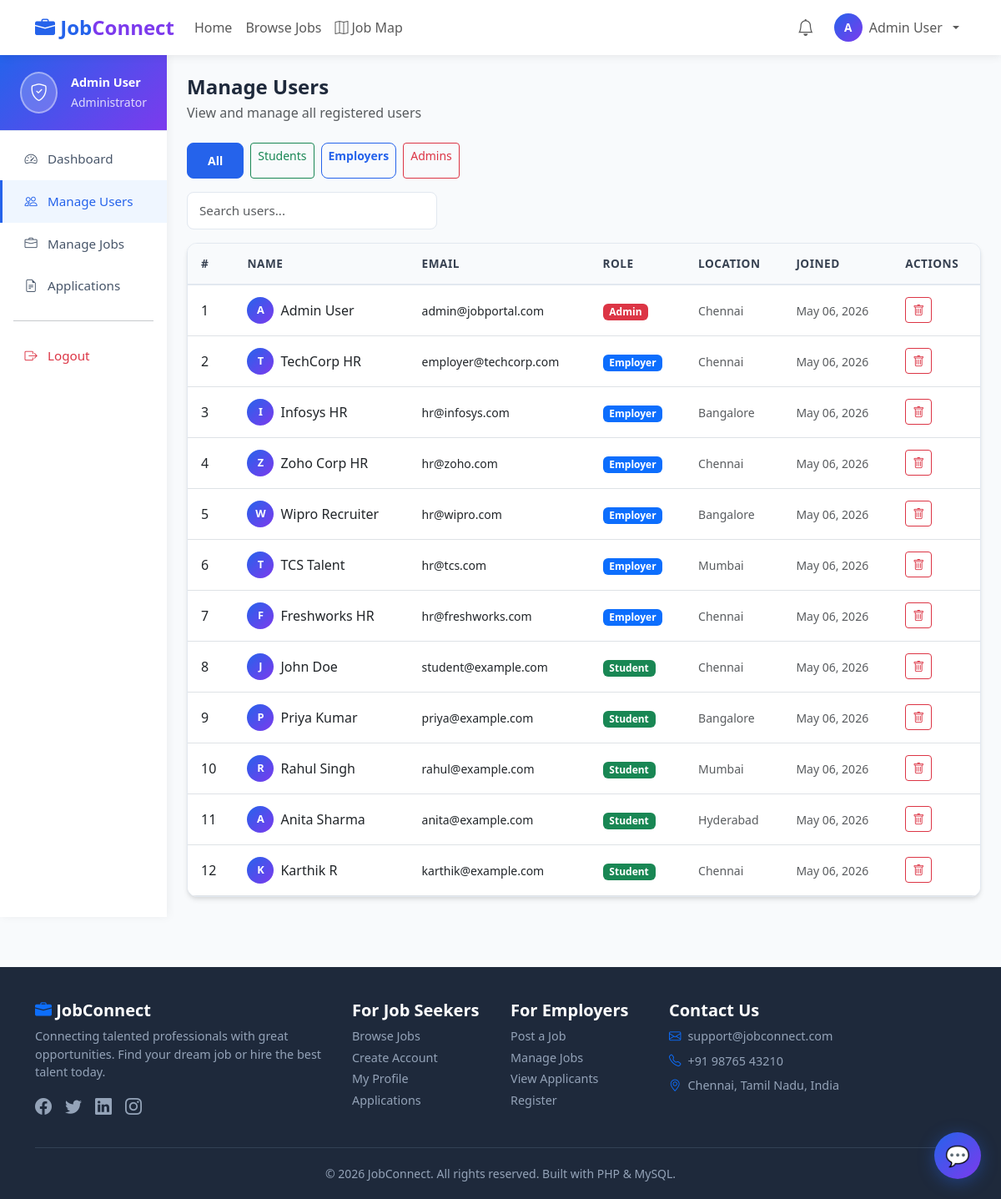
The page /admin/users.php (signed in) on the database its author committed.
### tables this page shows
CREATE TABLE users (
    id         INT AUTO_INCREMENT PRIMARY KEY,
    full_name  VARCHAR(100) NOT NULL,
    email      VARCHAR(100) NOT NULL UNIQUE,
    password   VARCHAR(255) NOT NULL,
    role       ENUM('student','employer','admin') NOT NULL DEFAULT 'student',
    phone      VARCHAR(20),
    location   VARCHAR(100),
    profile_pic VARCHAR(255),
    created_at TIMESTAMP DEFAULT CURRENT_TIMESTAMP
);

### config/db.php (called while the page is built, shortened)
<?php
$conn = new mysqli(DB_HOST, DB_USER, DB_PASS, DB_NAME, DB_PORT);
$conn->set_charset("utf8mb4");
function getUserId() {
    return (int)($_SESSION['user_id'] ?? 0);
}
function sanitize($data) {
    global $conn;
    return mysqli_real_escape_string($conn, trim(strip_tags($data)));
}

### admin/users.php (the view, shortened to what this page needs)
<?php
require_once '../config/db.php';
$uid = getUserId();
$user = $conn->query("SELECT * FROM users WHERE id = $uid")->fetch_assoc();
$role_filter = sanitize($_GET['role'] ?? '');
$where = '1=1';
$users = $conn->query("SELECT * FROM users WHERE $where ORDER BY created_at DESC");
include '../includes/header.php';
?>
<div class="container-fluid p-0">
    <div class="row g-0">
        <div class="col-lg-2 sidebar d-none d-lg-block">
            <div class="sidebar-header">
                <div class="d-flex align-items-center gap-3">
                    <div class="user-avatar"><i class="bi bi-shield-check"></i></div>
                    <div>
                        <div class="fw-bold" style="font-size:0.9rem;"><?= htmlspecialchars($user['full_name']) ?></div>
                        <small style="opacity:0.8;">Administrator</small>
                    </div>
                </div>
            </div>
            <nav class="nav flex-column mt-2">
                <a class="nav-link" href="dashboard.php"><i class="bi bi-speedometer2"></i> Dashboard</a>
                <a class="nav-link active" href="users.php"><i class="bi bi-people"></i> Manage Users</a>
                <a class="nav-link" href="jobs.php"><i class="bi bi-briefcase"></i> Manage Jobs</a>
                <a class="nav-link" href="applications.php"><i class="bi bi-file-earmark-text"></i> Applications</a>
                <hr class="mx-3">
                <a class="nav-link text-danger" href="../auth/logout.php"><i class="bi bi-box-arrow-right"></i> Logout</a>
            </nav>
        </div>
        <div class="col-lg-10 p-4">
            <div class="mb-4">
                <h4 class="fw-bold mb-1">Manage Users</h4>
                <p class="text-muted mb-0">View and manage all registered users</p>
            </div>
            <div class="d-flex gap-2 mb-3">
                <a href="users.php" class="btn btn-sm <?= !$role_filter ? 'btn-primary' : 'btn-outline-secondary' ?>">All</a>
                <a href="?role=student" class="btn btn-sm <?= $role_filter === 'student' ? 'btn-success' : 'btn-outline-success' ?>">Students</a>
                <a href="?role=employer" class="btn btn-sm <?= $role_filter === 'employer' ? 'btn-primary' : 'btn-outline-primary' ?>">Employers</a>
                <a href="?role=admin" class="btn btn-sm <?= $role_filter === 'admin' ? 'btn-danger' : 'btn-outline-danger' ?>">Admins</a>
            </div>
            <div class="mb-3">
                <input type="text" id="tableSearch" class="form-control" placeholder="Search users..." style="max-width:300px;">
            </div>
            <div class="table-card">
                <div class="table-responsive">
                    <table class="table searchable-table">
                        <thead>
                            <tr>
                                <th>#</th>
                                <th>Name</th>
                                <th>Email</th>
                                <th>Role</th>
                                <th>Location</th>
                                <th>Joined</th>
                                <th>Actions</th>
                            </tr>
                        </thead>
                        <tbody>
                            <?php while ($u = $users->fetch_assoc()): ?>
                                <tr>
                                    <td><?= $u['id'] ?></td>
                                    <td>
                                        <div class="d-flex align-items-center gap-2">
                                            <div style="width:32px;height:32px;border-radius:50%;background:linear-gradient(135deg,#2563eb,#7c3aed);display:flex;align-items:center;justify-content:center;color:white;font-weight:700;font-size:0.8rem;flex-shrink:0;">
                                                <?= strtoupper(substr($u['full_name'], 0, 1)) ?>
                                            </div>
                                            <?= htmlspecialchars($u['full_name']) ?>
                                        </div>
                                    </td>
                                    <td><small><?= htmlspecialchars($u['email']) ?></small></td>
                                    <td>
                                        <span class="badge <?= $u['role'] === 'admin' ? 'bg-danger' : ($u['role'] === 'employer' ? 'bg-primary' : 'bg-success') ?>">
                                            <?= ucfirst($u['role']) ?>
                                        </span>
                                    </td>
                                    <td><small class="text-muted"><?= htmlspecialchars($u['location'] ?? '-') ?></small></td>
                                    <td><small class="text-muted"><?= date('M d, Y', strtotime($u['created_at'])) ?></small></td>
                                    <td>
                                        <?php if ($u['id'] !== $uid): ?>
                                            <div class="d-flex gap-1">
                                                <a href="?delete=<?= $u['id'] ?>" class="btn btn-sm btn-outline-danger"
                                                   onclick="return confirm('Delete this user and all their data?')">
                                                    <i class="bi bi-trash"></i>
                                                </a>
                                            </div>
                                        <?php else: ?>
                                            <span class="text-muted small">You</span>
                                        <?php endif; ?>
                                    </td>
                                </tr>
                            <?php endwhile; ?>
                        </tbody>
                    </table>
                </div>
            </div>
        </div>
    </div>
</div>
<?php include '../includes/footer.php'; ?>

### assets/css/style.css (style rules this page uses)
:root { --primary: #2563eb; --primary-dark: #1d4ed8; --secondary: #7c3aed; --success: #16a34a; --danger: #dc2626; --warning: #d97706; --info: #0891b2; --light-bg: #f8fafc; --card-shadow: 0 4px 6px -1px rgba(0,0,0,0.1), 0 2px 4px -1px rgba(0,0,0,0.06); --card-shadow-hover: 0 10px 15px -3px rgba(0,0,0,0.1), 0 4px 6px -2px rgba(0,0,0,0.05); }
* { box-sizing: border-box; }
body { font-family: 'Segoe UI', Tahoma, Geneva, Verdana, sans-serif; background-color: var(--light-bg); color: #1e293b; }
.sidebar { background: white; min-height: calc(100vh - 70px); box-shadow: 2px 0 10px rgba(0,0,0,0.05); padding: 0; }
.sidebar .nav-link { color: #475569; padding: 14px 24px; font-size: 0.95rem; font-weight: 500; border-left: 3px solid transparent; transition: all 0.2s; display: flex; align-items: center; gap: 10px; }
.sidebar .nav-link:hover, .sidebar .nav-link.active { color: var(--primary); background: #eff6ff; border-left-color: var(--primary); }
.sidebar .nav-link i { width: 20px; text-align: center; }
.sidebar-header { padding: 20px 24px; border-bottom: 1px solid #e2e8f0; background: linear-gradient(135deg, var(--primary), var(--secondary)); color: white; }
.sidebar-header .user-avatar { width: 50px; height: 50px; border-radius: 50%; background: rgba(255,255,255,0.2); display: flex; align-items: center; justify-content: center; font-size: 1.3rem; font-weight: 700; border: 2px solid rgba(255,255,255,0.4); }
.form-control, .form-select { border: 1.5px solid #e2e8f0; border-radius: 8px; padding: 10px 14px; font-size: 0.95rem; transition: all 0.2s; }
.btn-primary { background: var(--primary); border-color: var(--primary); font-weight: 600; padding: 10px 24px; border-radius: 8px; transition: all 0.2s; }
.btn-outline-primary { color: var(--primary); border-color: var(--primary); font-weight: 600; border-radius: 8px; }
.table-card { background: white; border-radius: 12px; box-shadow: var(--card-shadow); overflow: hidden; border: 1px solid #e2e8f0; }
.table-card .table { margin: 0; }
.table-card .table thead th { background: #f8fafc; border-bottom: 2px solid #e2e8f0; font-weight: 700; color: #374151; font-size: 0.85rem; text-transform: uppercase; letter-spacing: 0.5px; padding: 14px 16px; }
.table-card .table tbody td { padding: 14px 16px; vertical-align: middle; }

### rows shown on the page
users: full_name "Admin User", id "1", full_name "A", email "admin@jobportal.com", role "Admin", location "Chennai", created_at "May 06, 2026"
users: id "2", full_name "T", full_name "TechCorp HR", email "employer@techcorp.com", role "Employer", location "Chennai", created_at "May 06, 2026"
users: id "3", full_name "I", full_name "Infosys HR", email "hr@infosys.com", role "Employer", location "Bangalore", created_at "May 06, 2026"
users: id "4", full_name "Z", full_name "Zoho Corp HR", email "hr@zoho.com", role "Employer", location "Chennai", created_at "May 06, 2026"
users: id "5", full_name "W", full_name "Wipro Recruiter", email "hr@wipro.com", role "Employer", location "Bangalore", created_at "May 06, 2026"
users: id "6", full_name "T", full_name "TCS Talent", email "hr@tcs.com", role "Employer", location "Mumbai", created_at "May 06, 2026"
users: id "7", full_name "F", full_name "Freshworks HR", email "hr@freshworks.com", role "Employer", location "Chennai", created_at "May 06, 2026"
users: id "8", full_name "J", full_name "John Doe", email "student@example.com", role "Student", location "Chennai", created_at "May 06, 2026"
users: id "9", full_name "P", full_name "Priya Kumar", email "priya@example.com", role "Student", location "Bangalore", created_at "May 06, 2026"
users: id "10", full_name "R", full_name "Rahul Singh", email "rahul@example.com", role "Student", location "Mumbai", created_at "May 06, 2026"
users: id "11", full_name "A", full_name "Anita Sharma", email "anita@example.com", role "Student", location "Hyderabad", created_at "May 06, 2026"
users: id "12", full_name "K", full_name "Karthik R", email "karthik@example.com", role "Student", location "Chennai", created_at "May 06, 2026"

### other values the page prints
substr($_SESSION['full_name'] ?? 'U', 0, 1) "A"
$_SESSION['full_name'] "Admin User"
